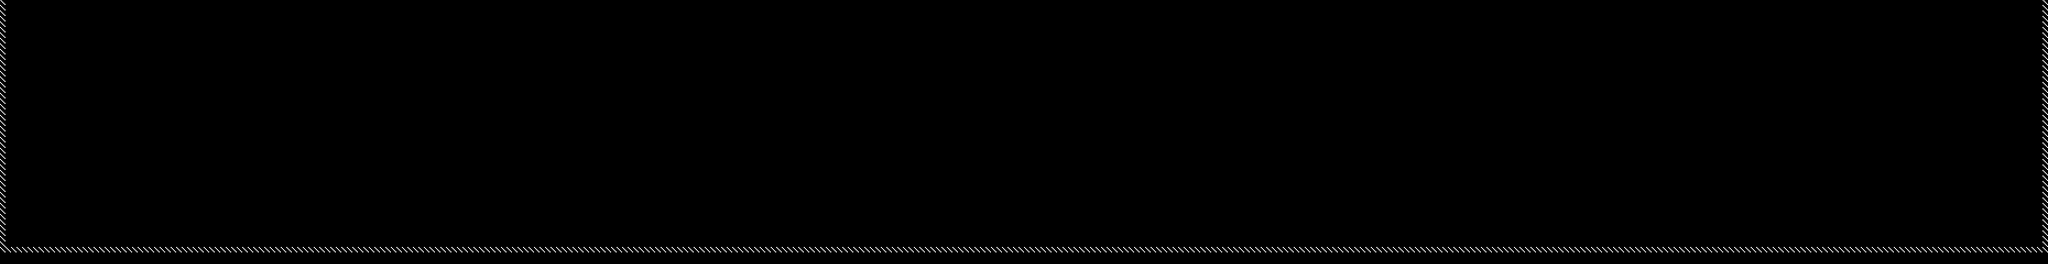

Tiled map render using the project's own tile images. Description and the map definition, with tile-layer contents summarised, below:
An orthogonal 372x48 tile map with 10x10 px tiles, 1 tile layer (Tile Layer 1), 3 tilesets.

<map version="1.0" orientation="orthogonal" renderorder="right-down" width="372" height="48" tilewidth="10" tileheight="10" nextobjectid="11">
 <tileset firstgid="1" name="debug10x10" tilewidth="10" tileheight="10" tilecount="1" columns="1">
  <image source="../assets/graphics/debug/tile10x10.gif" width="10" height="10" />
 </tileset>
 <tileset firstgid="2" name="box" tilewidth="40" tileheight="40" tilecount="1" columns="1">
  <image source="../assets/graphics/debug/box.gif" width="40" height="40" />
 </tileset>
 <tileset firstgid="3" name="debug_door" tilewidth="50" tileheight="80" tilecount="6" columns="6">
  <image source="../assets/graphics/debug/door.gif" width="300" height="80" />
 </tileset>
 <layer name="Tile Layer 1" width="372" height="48" offsetx="0" offsety="-1">
  <data>[17856 cells, 462 non-empty, 1 distinct tile ids]</data>
 </layer>
</map>